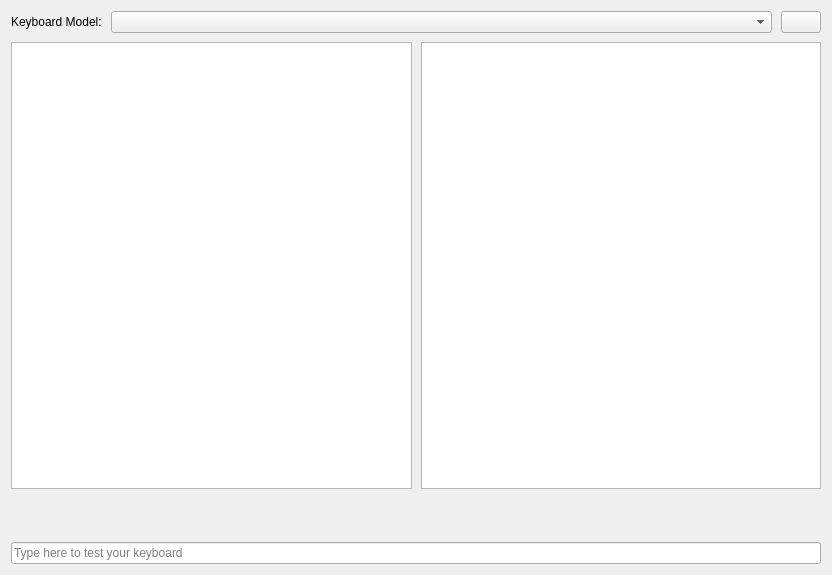
<?xml version="1.0" encoding="UTF-8"?>
<ui version="4.0">
 <class>Page_Keyboard</class>
 <widget class="QWidget" name="Page_Keyboard">
  <property name="geometry">
   <rect>
    <x>0</x>
    <y>0</y>
    <width>832</width>
    <height>575</height>
   </rect>
  </property>
  <property name="windowTitle">
   <string>Form</string>
  </property>
  <layout class="QVBoxLayout" name="verticalLayout">
   <property name="spacing">
    <number>9</number>
   </property>
   <item>
    <layout class="QHBoxLayout" name="horizontalLayout_2">
     <property name="topMargin">
      <number>0</number>
     </property>
     <item>
      <widget class="QLabel" name="label">
       <property name="text">
        <string>Keyboard Model:</string>
       </property>
      </widget>
     </item>
     <item>
      <widget class="QComboBox" name="comboBoxModel">
       <property name="sizePolicy">
        <sizepolicy hsizetype="Expanding" vsizetype="Fixed">
         <horstretch>0</horstretch>
         <verstretch>0</verstretch>
        </sizepolicy>
       </property>
      </widget>
     </item>
     <item>
      <widget class="QPushButton" name="buttonRestore">
       <property name="text">
        <string/>
       </property>
       <property name="icon">
        <iconset resource="../minst_resources.qrc">
         <normaloff>:/images/resources/restore.png</normaloff>:/images/resources/restore.png</iconset>
       </property>
       <property name="iconSize">
        <size>
         <width>18</width>
         <height>18</height>
        </size>
       </property>
      </widget>
     </item>
    </layout>
   </item>
   <item>
    <layout class="QHBoxLayout" name="horizontalLayout_3">
     <property name="spacing">
      <number>9</number>
     </property>
     <item>
      <widget class="QListWidget" name="listLayout"/>
     </item>
     <item>
      <widget class="QListWidget" name="listVariant"/>
     </item>
    </layout>
   </item>
   <item>
    <layout class="QHBoxLayout" name="horizontalLayout">
     <property name="spacing">
      <number>0</number>
     </property>
     <property name="topMargin">
      <number>12</number>
     </property>
     <property name="bottomMargin">
      <number>12</number>
     </property>
     <item>
      <spacer name="horizontalSpacer_2">
       <property name="orientation">
        <enum>Qt::Horizontal</enum>
       </property>
       <property name="sizeHint" stdset="0">
        <size>
         <width>40</width>
         <height>20</height>
        </size>
       </property>
      </spacer>
     </item>
     <item>
      <layout class="QVBoxLayout" name="KBPreviewLayout"/>
     </item>
     <item>
      <spacer name="horizontalSpacer">
       <property name="orientation">
        <enum>Qt::Horizontal</enum>
       </property>
       <property name="sizeHint" stdset="0">
        <size>
         <width>40</width>
         <height>20</height>
        </size>
       </property>
      </spacer>
     </item>
    </layout>
   </item>
   <item>
    <widget class="QLineEdit" name="LE_TestKeyboard">
     <property name="font">
      <font>
       <weight>50</weight>
       <bold>false</bold>
      </font>
     </property>
     <property name="inputMask">
      <string/>
     </property>
     <property name="text">
      <string/>
     </property>
     <property name="placeholderText">
      <string>Type here to test your keyboard</string>
     </property>
    </widget>
   </item>
  </layout>
 </widget>
 <tabstops>
  <tabstop>comboBoxModel</tabstop>
  <tabstop>listLayout</tabstop>
  <tabstop>listVariant</tabstop>
  <tabstop>LE_TestKeyboard</tabstop>
  <tabstop>buttonRestore</tabstop>
 </tabstops>
 <resources>
  <include location="../minst_resources.qrc"/>
 </resources>
 <connections/>
</ui>
